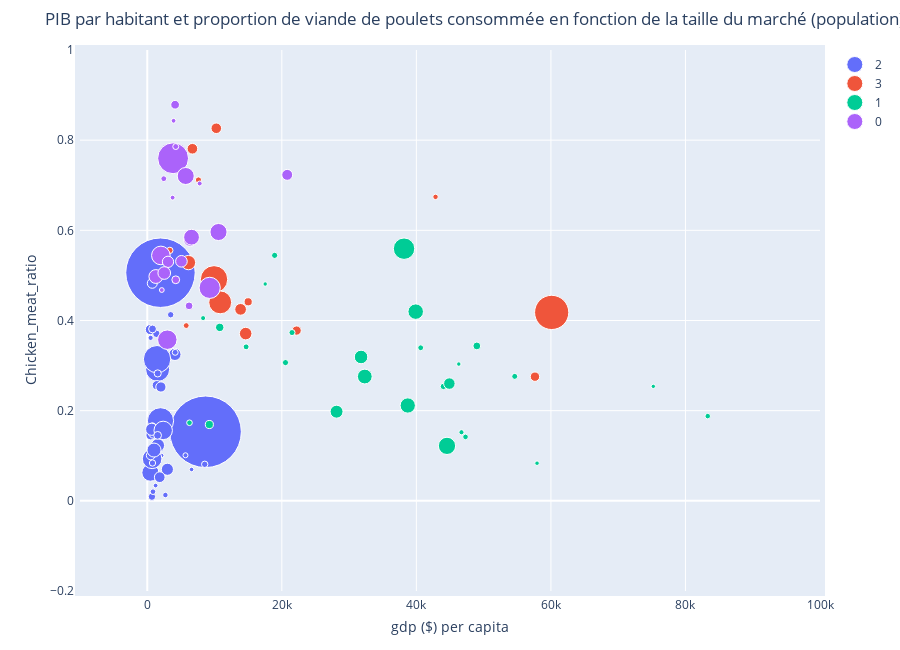

The cell this chart's notebook holds for it:
### Code cell
figure = bubbleplot(
    dataset=df_indic,
    x_column="gdp ($) per capita",
    y_column="Chicken_meat_ratio",
    x_title="gdp ($) per capita",
    y_title="Chicken_meat_ratio",
    title="PIB par habitant et proportion de viande de poulets consommée en fonction de la taille du marché (population)",
    bubble_column="Area",
    size_column="Population (1000)",
    color_column="Cluster_Id",
    marker_opacity=1,
    colorscale="Portland",
    scale_bubble=0.8,
    height=650,
    show_colorbar=True,
    x_range=(-10000, 100000),
    y_range=(-0.2, 1)
)

iplot(figure, config={"scrollzoom": True})

### Figure 1 — Plotly figure (JSON) as saved in the notebook; plotly's stock layout.template omitted (floating-point values rounded to 4 significant figures)
{"data": [{"marker": {"opacity": 1, "size": [36300.0, 41390.0, 29820.0, 9845.0, 159700.0, 11180.0, 19190.0, 10830.0, 16010.0, 24570.0, 15020.0, 1421000.0, 5111.0, 11340.0, 24440.0, 81400.0, 106400.0, 29120.0, 12070.0, 10980.0, 1339000.0, 50220.0, 6190.0, 6953.0, 25570.0, 17670.0, 18510.0, 28650.0, 27630.0, 21600.0, 190900.0, 207900.0, 8438.0, 6867.0, 11980.0, 15420.0, 7488.0, 40810.0, 17100.0, 8880.0, 7698.0, 11430.0, 5758.0, 41170.0, 54660.0, 31960.0, 94600.0, 27830.0, 16850.0, 14240.0], "sizemode": "area", "sizeref": 555.1}, "mode": "markers", "name": "2", "text": ["Afghanistan", "Algeria", "Angola", "Azerbaijan", "Bangladesh", "Benin", "Burkina Faso", "Burundi", "Cambodia", "Cameroon", "Chad", "China", "Congo", "Cuba", "Côte d'Ivoire", "Democratic Republic of the Congo", "Ethiopia", "Ghana", "Guinea", "Haiti", "India", "Kenya", "Kyrgyzstan", "Lao People's Democratic Republic", "Madagascar", "Malawi", "Mali", "Mozambique", "Nepal", "Niger", "Nigeria", "Pakistan", "Papua New Guinea", "Paraguay", "Rwanda", "Senegal", "Sierra Leone", "Sudan", "Syrian Arab Republic", "Tajikistan", "Togo", "Tunisia", "Turkmenistan", "Uganda", "United Republic of Tanzania", "Uzbekistan", "Viet Nam", "Yemen", "Zambia", "Zimbabwe"], "type": "scatter", "x": [513.1, 4110.0, 4096.0, 4151.0, 1538.0, 1137.0, 735.0, 297.1, 1385.0, 1425.0, 692.2, 8663.0, 2155.0, 8541.0, 2111.0, 462.4, 721.8, 2026.0, 855.6, 775.9, 1961.0, 1572.0, 1244.0, 2455.0, 515.3, 359.2, 830.0, 461.4, 926.1, 517.1, 1969.0, 1456.0, 2695.0, 5681.0, 772.3, 1362.0, 499.4, 2991.0, 780.4, 848.7, 830.7, 3481.0, 6585.0, 658.7, 1001.0, 1851.0, 2366.0, 745.1, 1535.0, 1548.0], "y": [0.09503, 0.3249, 0.1374, 0.3294, 0.2915, 0.1769, 0.1754, 0.158, 0.08594, 0.2564, 0.00917, 0.1531, 0.1006, 0.08106, 0.1915, 0.06248, 0.09317, 0.2525, 0.1104, 0.08389, 0.506, 0.123, 0.03391, 0.1617, 0.1458, 0.3161, 0.1075, 0.3798, 0.15, 0.1008, 0.1775, 0.3142, 0.01288, 0.1011, 0.1658, 0.3705, 0.3615, 0.07001, 0.3812, 0.02028, 0.4894, 0.4128, 0.06955, 0.1587, 0.1126, 0.05247, 0.1562, 0.4826, 0.1452, 0.2826]}, {"marker": {"opacity": 1, "size": [43940.0, 24580.0, 9450.0, 11190.0, 207800.0, 18470.0, 10510.0, 8244.0, 31100.0, 31440.0, 37950.0, 145500.0, 57010.0, 23670.0, 325100.0], "sizemode": "area", "sizeref": 555.1}, "mode": "markers", "name": "3", "text": ["Argentina", "Australia", "Belarus", "Bolivia (Plurinational State of)", "Brazil", "Chile", "Dominican Republic", "Israel", "Malaysia", "Peru", "Poland", "Russian Federation", "South Africa", "Taiwan", "United States of America"], "type": "scatter", "x": [14630.0, 57630.0, 5791.0, 3351.0, 9925.0, 15000.0, 7609.0, 42850.0, 10260.0, 6711.0, 13870.0, 10840.0, 6122.0, 22202, 60120.0], "y": [0.371, 0.2754, 0.3888, 0.5556, 0.4913, 0.4415, 0.7117, 0.6742, 0.8264, 0.7809, 0.4247, 0.4402, 0.5285, 0.3777, 0.4179]}, {"marker": {"opacity": 1, "size": [8820.0, 11420.0, 7102.0, 36730.0, 10640.0, 5732.0, 5511.0, 64840.0, 82660.0, 10570.0, 7306.0, 9730.0, 60670.0, 127500.0, 18080.0, 17020.0, 5296.0, 10290.0, 51100.0, 19650.0, 8830.0, 5448.0, 46650.0, 9905.0, 8456.0, 9487.0, 66730.0], "sizemode": "area", "sizeref": 555.1}, "mode": "markers", "name": "1", "text": ["Austria", "Belgium", "Bulgaria", "Canada", "Czechia", "Denmark", "Finland", "France", "Germany", "Greece", "Hong Kong", "Hungary", "Italy", "Japan", "Kazakhstan", "Netherlands", "Norway", "Portugal", "Republic of Korea", "Romania", "Serbia", "Slovakia", "Spain", "Sweden", "Switzerland", "United Arab Emirates", "United Kingdom of Great Britain and Northern Ireland"], "type": "scatter", "x": [47310.0, 44020.0, 8300.0, 44910.0, 20550.0, 57940.0, 46310.0, 38720.0, 44550.0, 18930.0, 46710.0, 14690.0, 32330.0, 38170.0, 9226.0, 48990.0, 75220.0, 21520.0, 31780.0, 10770.0, 6275.0, 17530.0, 28140.0, 54620.0, 83310.0, 40640.0, 39900.0], "y": [0.1418, 0.2538, 0.4053, 0.2601, 0.3066, 0.08347, 0.3034, 0.2115, 0.1219, 0.5445, 0.1521, 0.3416, 0.2757, 0.5593, 0.1693, 0.3436, 0.254, 0.3732, 0.3191, 0.3847, 0.1732, 0.4809, 0.1977, 0.2761, 0.1879, 0.3395, 0.4196]}, {"marker": {"opacity": 1, "size": [48910.0, 16790.0, 96440.0, 6388.0, 16910.0, 9429.0, 264700.0, 80670.0, 37550.0, 9786.0, 6819.0, 6581.0, 124800.0, 35580.0, 53380.0, 6385.0, 105200.0, 33100.0, 21130.0, 69210.0, 81120.0, 44490.0], "sizemode": "area", "sizeref": 555.1}, "mode": "markers", "name": "0", "text": ["Colombia", "Ecuador", "Egypt", "El Salvador", "Guatemala", "Honduras", "Indonesia", "Iran (Islamic Republic of)", "Iraq", "Jordan", "Lebanon", "Libya", "Mexico", "Morocco", "Myanmar", "Nicaragua", "Philippines", "Saudi Arabia", "Sri Lanka", "Thailand", "Turkey", "Ukraine"], "type": "scatter", "x": [6377.0, 6214.0, 2023.0, 3910.0, 4234.0, 2454.0, 3838.0, 5714.0, 5077.0, 4231.0, 7793.0, 3769.0, 9278.0, 3083.0, 1275.0, 2159.0, 2982.0, 20800.0, 4138.0, 6578.0, 10590.0, 2522.0], "y": [0.5794, 0.4324, 0.5443, 0.843, 0.4903, 0.7145, 0.7599, 0.7205, 0.5313, 0.7858, 0.7039, 0.6725, 0.4724, 0.5301, 0.4976, 0.4676, 0.3574, 0.7231, 0.8786, 0.5848, 0.5963, 0.5053]}], "layout": {"height": 650, "hovermode": "closest", "margin": {"b": 50, "pad": 5, "t": 50}, "showlegend": true, "title": {"text": "PIB par habitant et proportion de viande de poulets consommée en fonction de la taille du marché (population)"}, "xaxis": {"autorange": false, "range": [-10000, 100000], "title": {"text": "gdp ($) per capita"}, "type": "linear"}, "yaxis": {"autorange": false, "range": [-0.2, 1], "title": {"text": "Chicken_meat_ratio"}, "type": "linear"}}}
